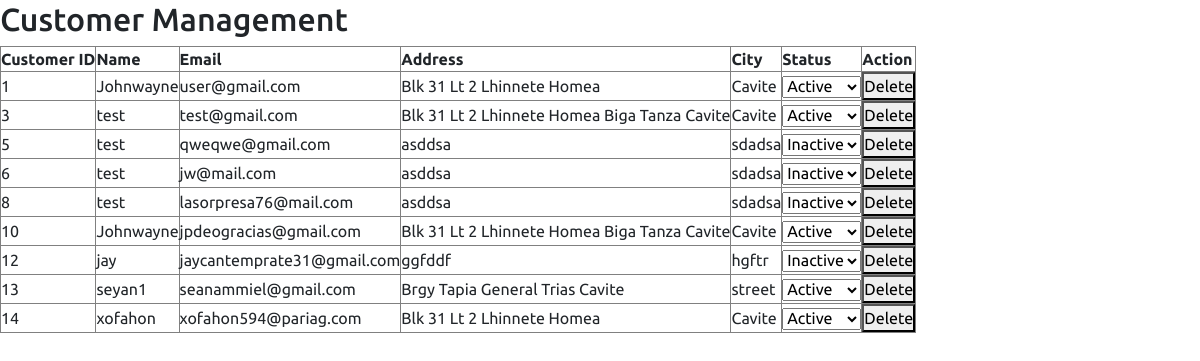
The page /admin/customer.php (signed in) on the database as committed earlier.
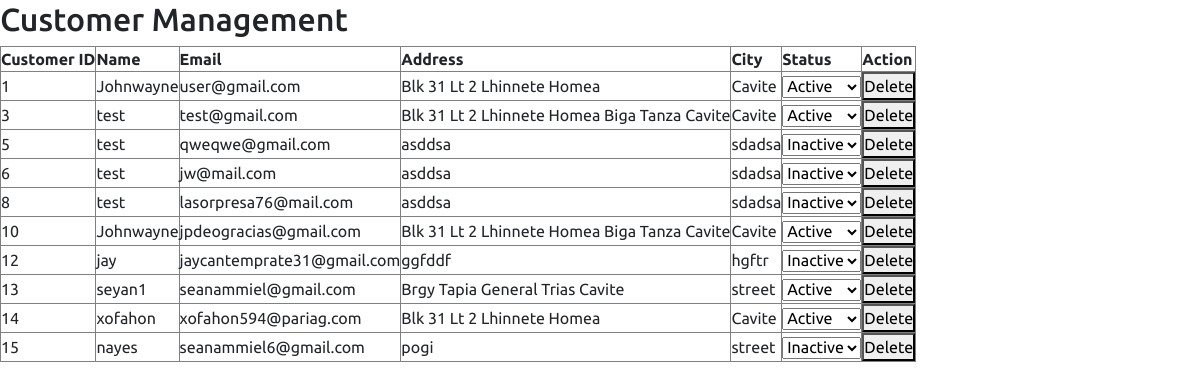
The same page on the database as committed later.
### tables this page shows
CREATE TABLE `customer` (
  `cust_id` int(11) NOT NULL,
  `cust_name` varchar(255) NOT NULL,
  `cust_email` varchar(255) NOT NULL,
  `cust_phone` varchar(15) NOT NULL,
  `cust_address` text NOT NULL,
  `cust_city` varchar(255) NOT NULL,
  `cust_zip` varchar(10) NOT NULL,
  `cust_s_name` varchar(255) DEFAULT NULL,
  `cust_s_phone` varchar(15) DEFAULT NULL,
  `cust_s_address` text DEFAULT NULL,
  `cust_s_city` varchar(255) DEFAULT NULL,
  `cust_s_zip` varchar(10) DEFAULT NULL,
  `cust_password` varchar(255) NOT NULL,
  `cust_datetime` datetime DEFAULT current_timestamp(),
  `cust_timestamp` timestamp NOT NULL DEFAULT current_timestamp() ON UPDATE current_timestamp(),
  `cust_status` enum('active','inactive','suspended') DEFAULT 'active'
);

### admin/customer.php (the view, shortened to what this page needs)
<?php
include("header.php");
try {
    $stmt = $pdo->query("SELECT cust_id, cust_name, cust_email, cust_address, cust_city, cust_status FROM customer");
    $customers = $stmt->fetchAll(PDO::FETCH_ASSOC);
} catch (PDOException $e) {
    echo "Error fetching customers: " . $e->getMessage();
    exit;
}
?>
<!DOCTYPE html>
<html lang="en">
<head>
</head>
<body>
<h2>Customer Management</h2>
<table border="1">
    <thead>
        <tr>
            <th>Customer ID</th>
            <th>Name</th>
            <th>Email</th>
            <th>Address</th>
            <th>City</th>
            <th>Status</th>
            <th>Action</th>
        </tr>
    </thead>
    <tbody>
        <?php foreach ($customers as $customer): ?>
        <tr>
            <td><?php echo htmlspecialchars($customer['cust_id']); ?></td>
            <td><?php echo htmlspecialchars($customer['cust_name']); ?></td>
            <td><?php echo htmlspecialchars($customer['cust_email']); ?></td>
            <td><?php echo htmlspecialchars($customer['cust_address']); ?></td>
            <td><?php echo htmlspecialchars($customer['cust_city']); ?></td>
            <td>
                <form action="change-status.php" method="POST">
                    <select name="status" onchange="this.form.submit()">
                        <option value="active" <?php echo ($customer['cust_status'] == 'active') ? 'selected' : ''; ?>>Active</option>
                        <option value="inactive" <?php echo ($customer['cust_status'] == 'inactive') ? 'selected' : ''; ?>>Inactive</option>
                    </select>
                </form>
            </td>
            <td>
                <form action="customer-delete.php" method="POST" onsubmit="return confirm('Are you sure you want to delete this customer?');">
                    <button type="submit" name="delete_customer">Delete</button>
                </form>
            </td>
        </tr>
        <?php endforeach; ?>
    </tbody>
</table>
</body>
</html>

Rows that differ between the two databases and show on the page:
added customer: cust_id "15", cust_name "nayes", cust_email "seanammiel6@gmail.com", cust_address "pogi", cust_city "street", status "Inactive"
